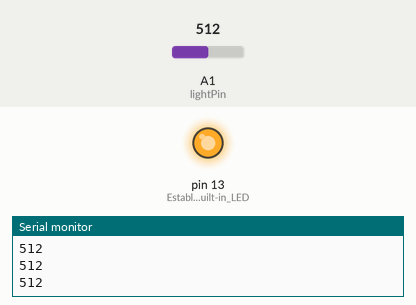
A sketch run on a simulated Arduino Uno, built with avr-gcc and run on an emulated ATmega328P. Shown: output pins drawn as LEDs (lit = HIGH), the last lines printed to the serial monitor. The inputs (shaded band) are chosen by the test bench; at power-on: A1 (lightPin) = 512.

Above: at 1.2 s.
1.3 s: A1 (lightPin) set to 369
2.8 s: A1 (lightPin) set to 334
At 3.7 s:
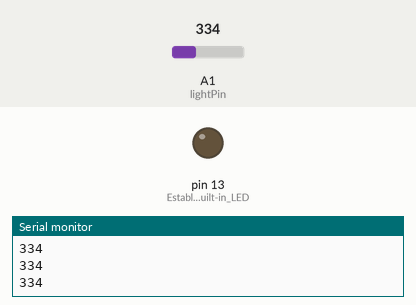
4.3 s: A1 (lightPin) set to 360
At 5.0 s:
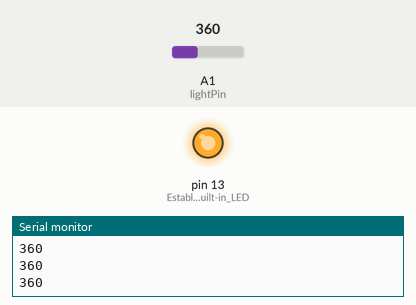
5.9 s: A1 (lightPin) set to 340
At 6.3 s:
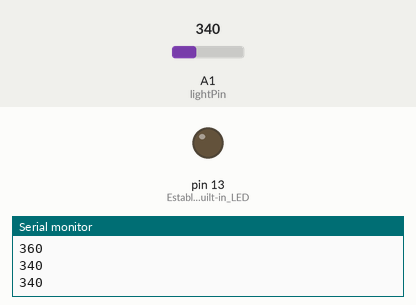
Timing chart, 0 to 8.5 s (numbered marks = the images above; inputs shaded):
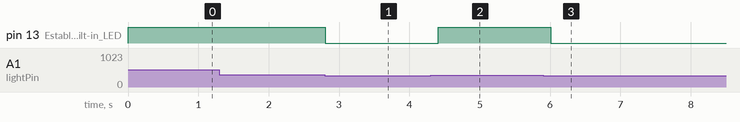

Measured:
- the behaviour switches between 351 and 350 on A1 (lightPin) (found by bisection; images 0 and 1)
- after the input at 2.8 s, pin 13 (Establishes_built-in_LED): HIGH → LOW at once
- after the input at 4.3 s, pin 13 (Establishes_built-in_LED): LOW → HIGH after 0.11 s
- after the input at 5.9 s, pin 13 (Establishes_built-in_LED): HIGH → LOW after 0.11 s

The sketch:

LightSensorPROTO.ino
```cpp
const int lightPin = A1; //Establishes light pin on analog pin 1

void setup() {
  Serial.begin(9600); //Establishes bit rate
  pinMode(LED_BUILTIN, OUTPUT); //Establishes built-in LED as an output
}

void loop() {
  int lightlevel = analogRead(lightPin); //Establishes light level as an analog of the light pin
  Serial.println(lightlevel); //Prints light level constantly

  if(lightlevel > 350) //Establishes minimum light level for the loop to run
  {
    digitalWrite(LED_BUILTIN, HIGH); //Built-in LED turns on
  }
  else
  {
    digitalWrite(LED_BUILTIN, LOW); //Built in LED turns off
  }
  delay(200); //Delays process by 200 milliseconds
}
```
